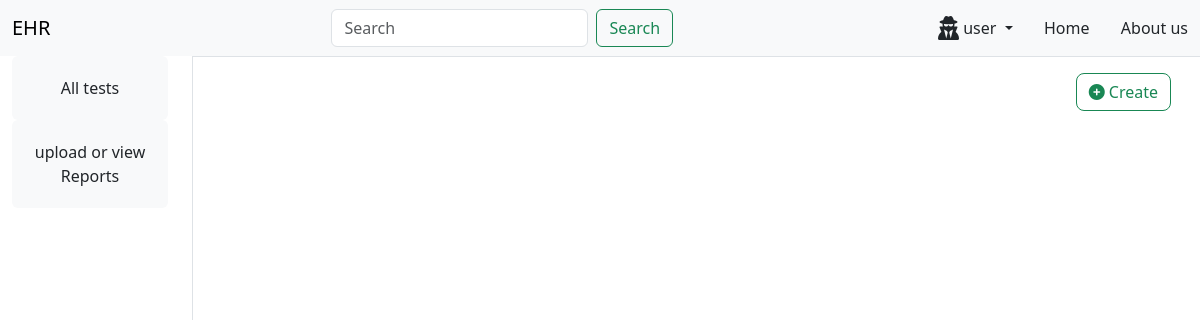
The app's page /, older data.
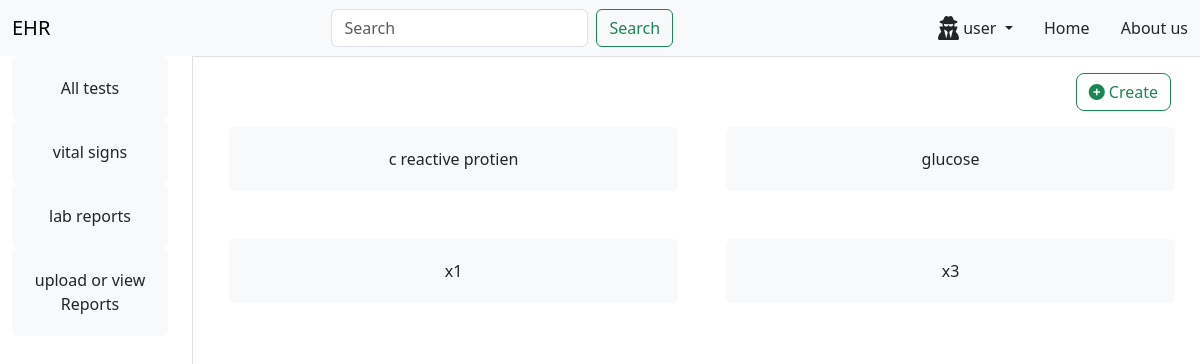
The same page, newer data.
### ehr/models.py (models this page shows)
class MainDivisions(models.Model):
    name = models.CharField( max_length=50,null=True)
    def __str__(self) -> str:
        return self.name

class Testcategories(models.Model):
    division = models.ForeignKey(MainDivisions, verbose_name=("division"), on_delete=models.CASCADE,null=True)
    name = models.CharField( max_length=50,null=True)
    n1 = models.CharField(max_length=50,blank=True,null=True)
    n2 = models.CharField(max_length=50,blank=True,null=True)
    n3 = models.CharField(max_length=50,blank=True,null=True)
    n4 = models.CharField(max_length=50,blank=True,null=True)
    n5 = models.CharField(max_length=50,blank=True,null=True)
    n6 = models.CharField(max_length=50,blank=True,null=True)
    def __str__(self):
        return self.name

### ehr/views.py (the view)
# urls.py: path('',views.home,name='home'),
def home(request):
    q = request.GET.get('q') if request.GET.get('q')!=None else ''
    test = Testcategories.objects.all()
    test = Testcategories.objects.filter(
        Q(division__name__icontains = q)
    )
    division = MainDivisions.objects.all()
    context = {'test':test,'division':division }
    return render(request,'ehr/home.html',context)

### ehr/templates/ehr/home.html (shortened to what this page needs)
{%load static%}
<!DOCTYPE html>
<html>
  <head>
    <link
      href="https://cdn.jsdelivr.net/npm/bootstrap@5.3.2/dist/css/bootstrap.min.css"
      rel="stylesheet"
    />
  </head>
  <body>
    {% include "ehr/navbar.html" %}
    <div class="container-fluid overflow-hidden">
      <div class="row row-cols-2 g-5 min-vh-100">
        {%include 'ehr/leftview.html' %}
        <div class="col-9 col-md-10 border ">
          {%block content%}
          <div class="d-grid gap-2 d-md-flex justify-content-md-end m-3">
            <button class="btn btn-outline-success align-end rounded-3">
              <a href="{%url 'create' %}" class="nav-link">
                <i class="fa-solid fa-circle-plus"></i> Create</a
              >
            </button>
          </div>
          <div class="container overflow-hidden text-center">
            <div class="row g-5 row-cols-2">
              {%for tests in test%}
              <div class="col">
                <div class="rounded p-1 bg-light">
                  <a href="{%url 'test' tests%}" class="nav-link p-3"
                    >{{tests}}</a
                  >
                </div>
              </div>
              {%endfor%}
            </div>
          </div>
          {%endblock%}
        </div>
      </div>
    </div>
  </body>
</html>

### ehr/templates/ehr/navbar.html (shortened to what this page needs)
<nav class="d-flex justify-content-between navbar navbar-expand-lg bg-body-tertiary ">
    <div class="container-fluid">
        <a class="navbar-brand ">EHR</a>
        <form class="d-flex" role="search" method="GET" action="{% url 'search' %}">
            <input class="form-control me-2" type="search" placeholder="Search" aria-label="Search" name="q">
            <button class="btn btn-outline-success" type="submit">Search</button>
        </form>
        <div class="d-flex justify-content-between" style="width: 250px">
            <div class="nav-item dropdown " >
                <a class="nav-link dropdown-toggle" href="#" role="button" data-bs-toggle="dropdown" aria-expanded="false">
                <i class="fa-solid fa-user-secret fa-beat fa-xl"></i>
                {%if request.user.is_authenticated%} {{request.user.username}}
                {%else %} user
                {%endif%}
                </a>
            </div>
            <a class="nav-link active">Home</a>
            <a class="nav-link active">About us</a>
        </div>
    </div>
</nav>

### ehr/templates/ehr/leftview.html
<div class="col-3 col-md-2 mt-5">
  <div class="col">
    <div class="rounded p-1 bg-light text-center">
      <a href="{%url 'home' %}" class="nav-link p-3"
        >All tests</a
      >
    </div>
  </div>
  {%for category in division%}
  <div class="col text-center">
    <div class="rounded p-1 bg-light">
      <a href="{% url 'home'%}?q={{category}}" class="nav-link p-3"
        >{{category}}</a
      >
    </div>
  </div>
  {%endfor%}
  <div class="col">
    <div class="rounded p-1 bg-light text-center">
      <a href="{%url 'reportsection' %}" class="nav-link p-3"
        >upload or view Reports</a
      >
    </div>
  </div>
</div>

Row changes from the older to the newer data that the page shows:
added MainDivisions: name "vital signs"
added MainDivisions: name "lab reports"
added Testcategories: name "c reactive protien"
added Testcategories: name "glucose"
added Testcategories: name "x1"
added Testcategories: name "x3"
